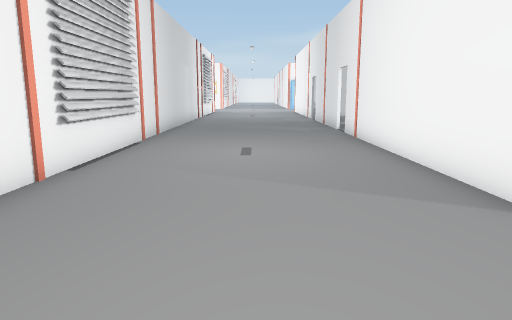
[1] (above)

18 first-person views from a walk through a scene from a Unity 3-D project. The camera is 1.3 m above the floor, tilts 10° down and sees 70° across. The floor is counted in squares, 1 m on a side. Each view is taken from the middle of a square. On the plan, view 1 faces up. The plan holds only what a view shows up to about 15 squares ahead; the rest is blank. The place goes on beyond the plan. The player is left out. Door leaves are left out, so doorways stand open. Some surface patterns are stand-ins.

[2]
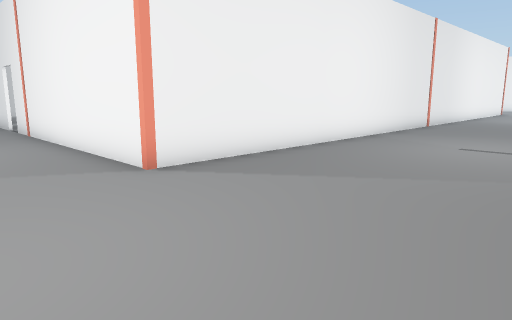

[3]
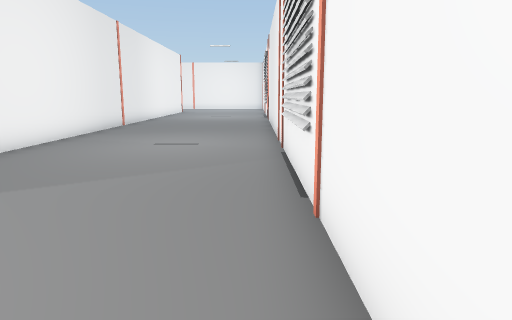

[4]
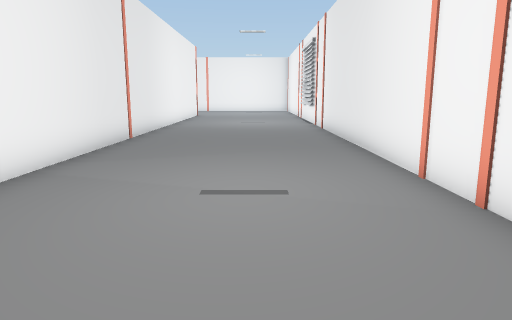

[5]
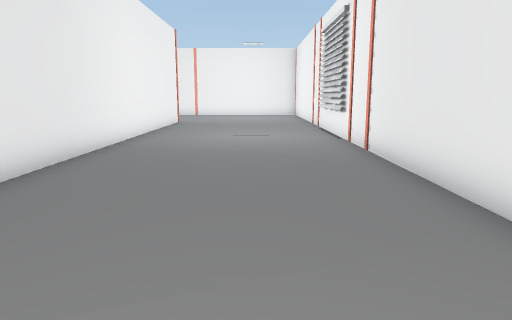

[6]
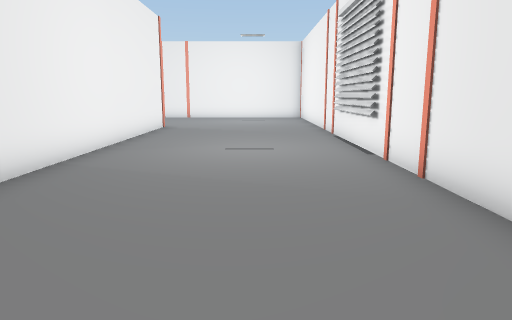

[7]
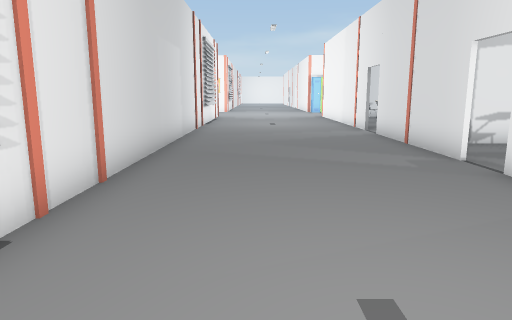

[8]
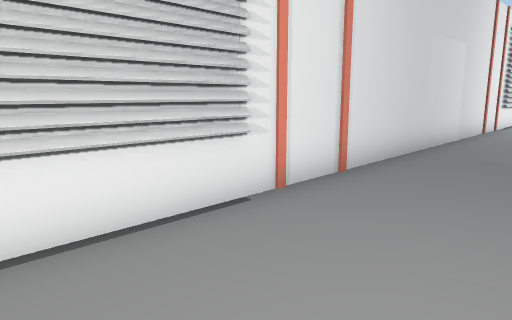

[9]
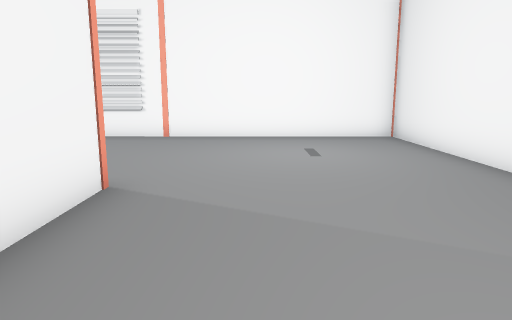

[10]
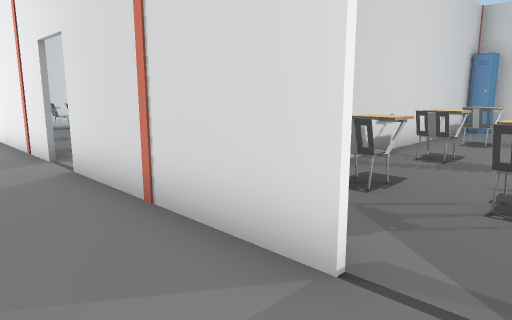

[11]
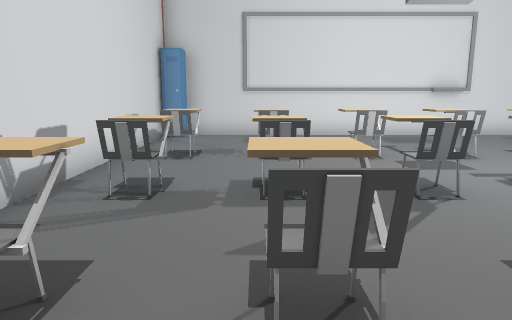

[12]
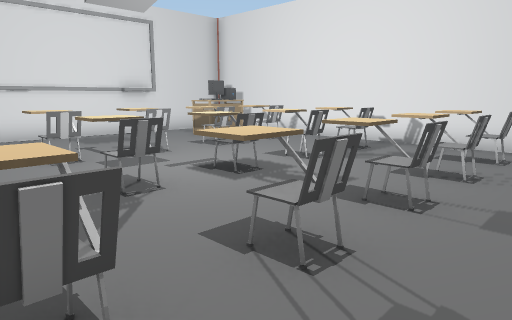

[13]
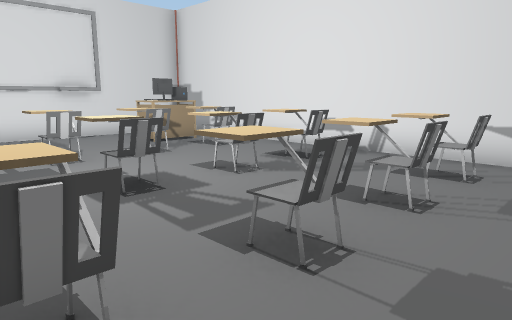

[14]
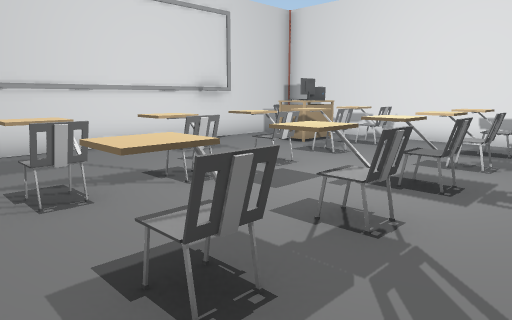

[15]
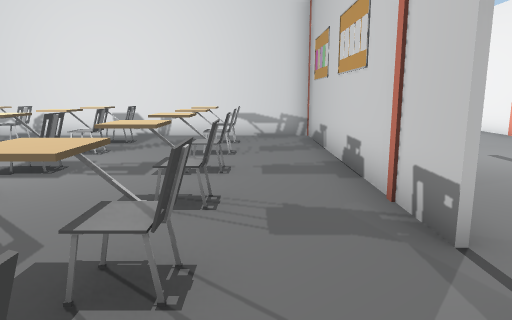

[16]
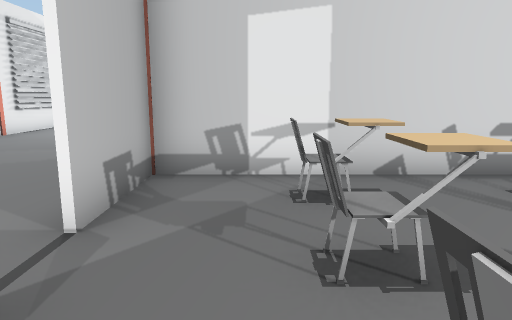

[17]
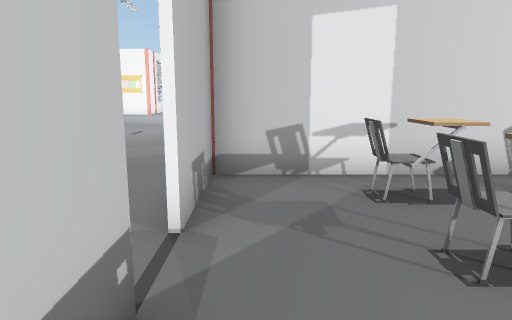

[18]
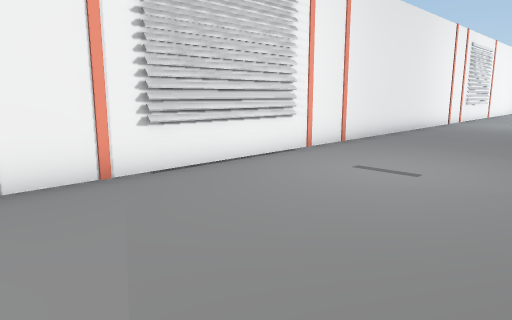

### Floor plan
Points are (right, up) in squares from view 1. A wall is a line through its corners. A room is listed if a view was taken in it or the views show most of it. See-through windows are left out.
Room 1 (views 1, 2, 3, 4, 5, 6, 7, 8, 9, 10, 18)
walls: (3.2, 14.2) (3.2, 19.8); (-3.4, 5.5) (-3.4, -2.5); (-2.5, -2.7) (19.6, -2.7); (21.5, -2.7) (26.6, -2.7); (3.2, 20.9) (3.2, 22.5); (28.4, -2.7) (29.1, -2.7); (29.4, 3.9) (3.2, 3.9) (3.2, 13.1); (-3.4, 22.5) (-3.4, 6.4)
ways out: open door at (3, 13.5) to room 2; open door at (3, 20.5)
objects: other object (-3, 4); pillar (-3, 6); pillar (-3, 11); pillar (-3, 12); pillar (-3, 22); pillar (4, -3); pillar (9, -3); pillar (11, -3); pillar (20, -3); pillar (21, -3); pillar (27, -3); pillar (28, -3)
Room 2 (views 11, 12, 13, 14, 15, 16, 17)
walls: (3.3, 13.1) (3.3, 4) (16.2, 4) (16.2, 16.4); (15.9, 7.2) (15.9, 8.4); (15.5, 17) (3.3, 17) (3.3, 14.2)
ways out: open door at (3, 13.5) to room 1
objects: chair (6, 6); chair (6, 8); chair (6, 10); chair (6, 12); chair (6, 14); chair (6, 16); chair (9, 6); chair (9, 8); chair (9, 10); chair (9, 12); chair (9, 14); chair (9, 16); chair (12, 6); chair (12, 8); chair (12, 10); chair (12, 12); chair (12, 14); chair (12, 16); table (13, 6); computer (14, 6); other object (15, 6)

Positions as (right, up) in squares from view 1, and headings:
1: (0, 0), facing up
2: (0, -2), facing up-right
3: (0, -2), facing right
4: (5, 0), facing right
5: (11, 0), facing right
6: (14, 0), facing right
7: (-1, 7), facing up
8: (0, 7), facing up-left
9: (1, 9), facing down
10: (1, 13), facing up-right
11: (4, 14), facing right
12: (4, 14), facing down-right
13: (4, 12), facing down-right
14: (7, 15), facing down-right
15: (5, 16), facing down
16: (5, 11), facing up
17: (4, 11), facing up
18: (29, 3), facing down-left
